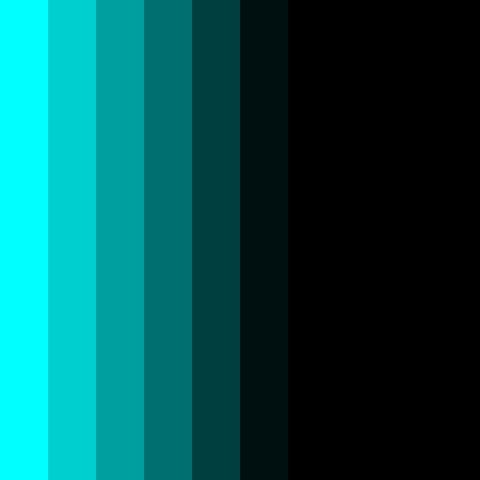
Frame 1 (no input)
Frame 60 (the mouse pressed at the canvas centre just before this capture): identical to frame 1, image omitted
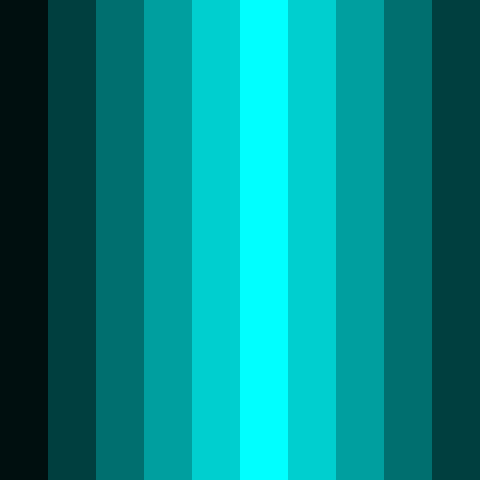
Frame 120 (the mouse held since frame 60 and released just before this capture)

The Processing sketch that drew these frames (run headless with seeded random() and noise(); from frame 60 on, the mouse is pressed at the canvas centre):

// Processing sketch: exercise
// ── exercise.pde
int x1 = 255;
int y1 = 26;
void setup(){
  size(480,480);
}
void draw(){
background(255,255,255);//设置背景颜色
for(int i =0;i<10;i++){
x1 = abs(mouseX-48*i);
y1 = abs(mouseX-48*i);
fill(0,(255-x1),(255-y1));//设置填充画笔颜色
//rectMode(CENTER);
noStroke();
rect((48*i), 0, 48, 480);
noFill();
  }
}
